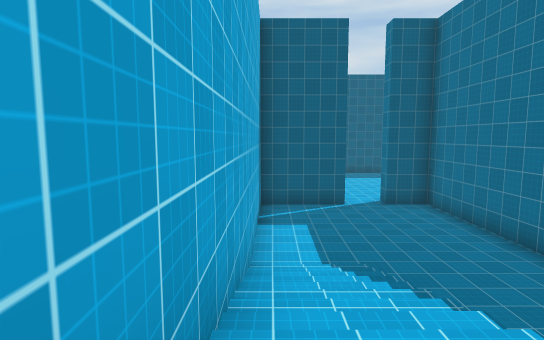
[1] (above)

20 first-person views from a walk through a Unity game level. The camera is 1.4 m above the floor, tilts 6° down and sees 80° across. The floor is counted in squares, 2 m on a side. Each view is taken from the middle of a square. On the plan, view 1 faces up. The plan holds only what a view shows up to about 10 squares ahead; the rest is blank. The place goes on beyond the plan. The player is left out. Surface patterns are stand-ins for the level's own textures.

[2]
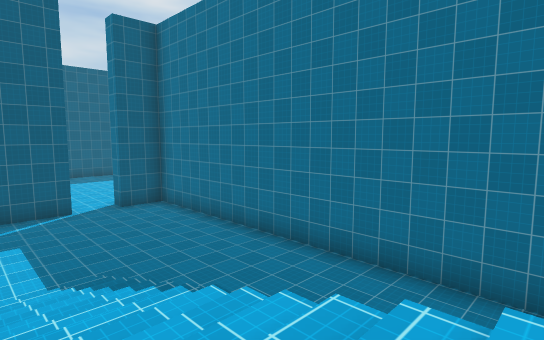

[3]
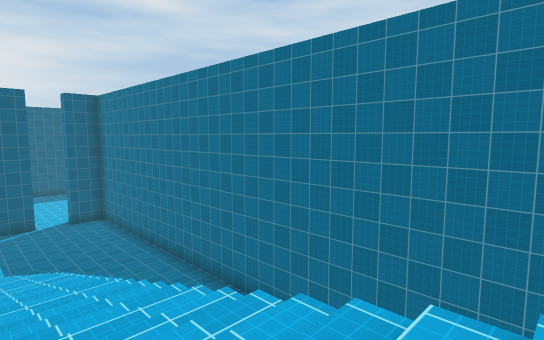

[4]
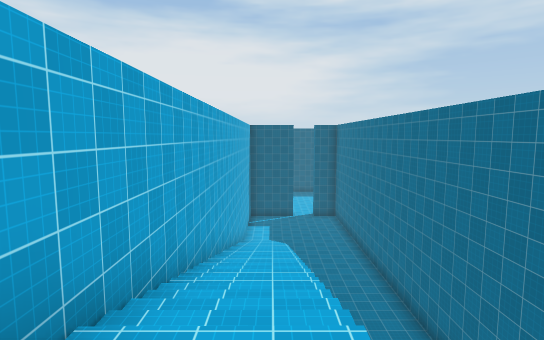

[5]
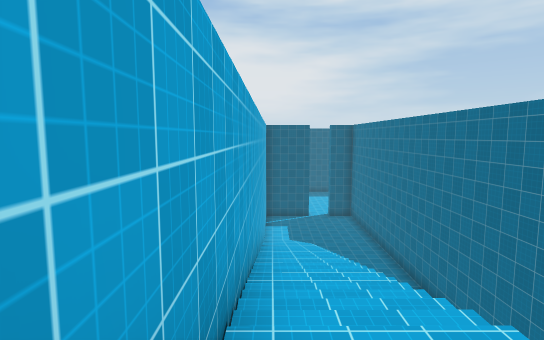

[6]
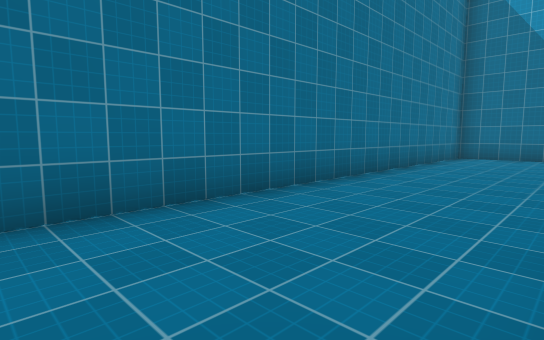

[7]
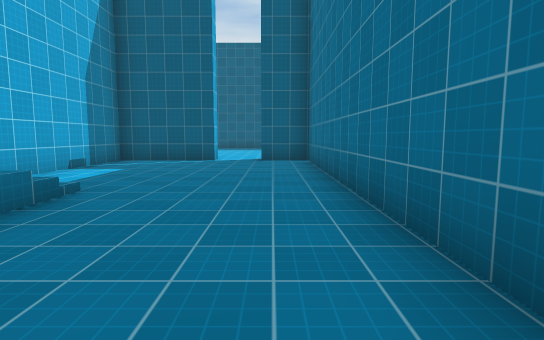

[8]
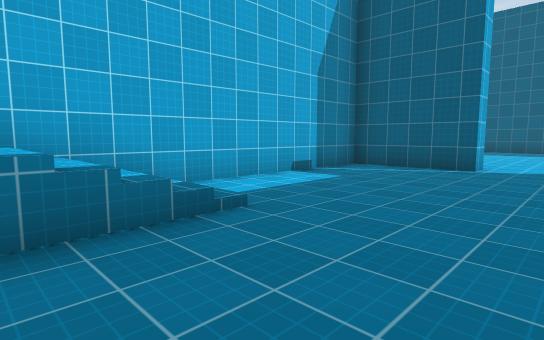

[9]
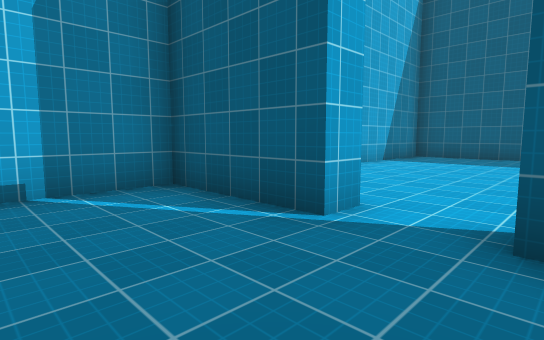

[10]
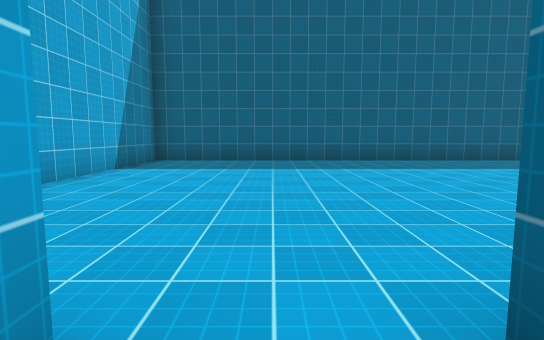

[11]
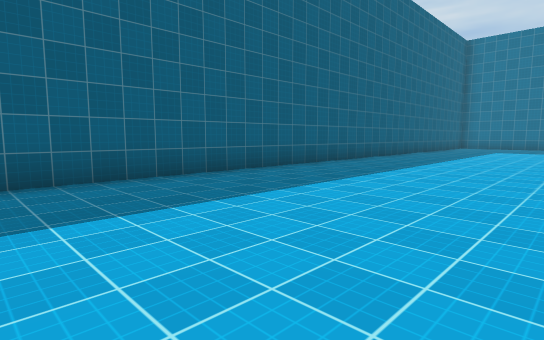

[12]
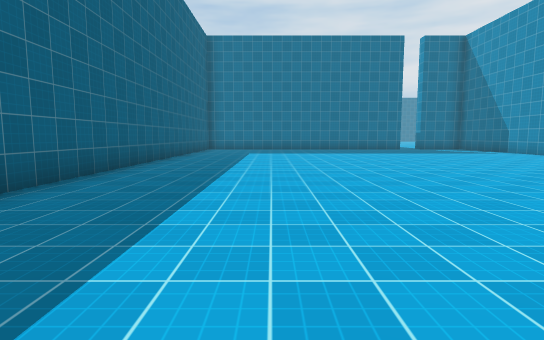

[13]
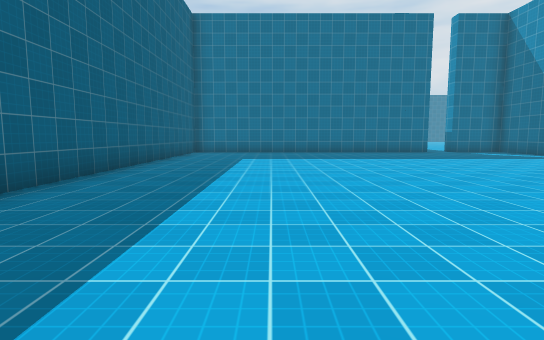

[14]
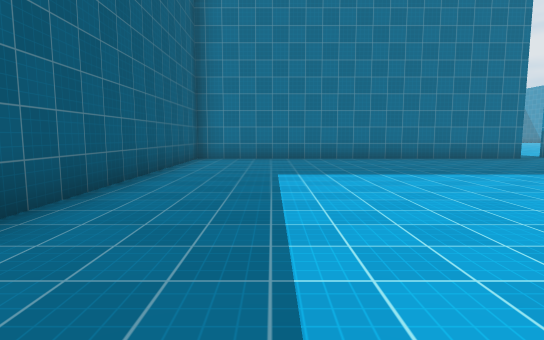

[15]
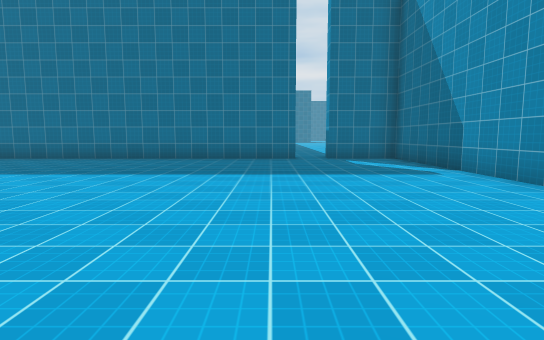

[16]
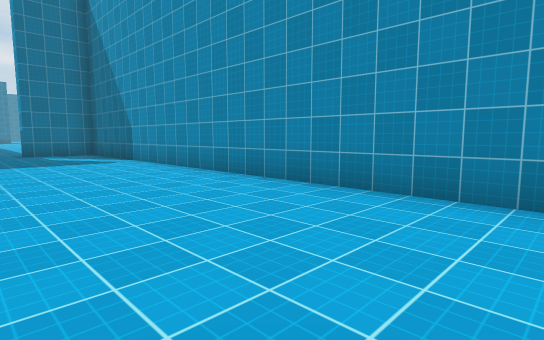

[17]
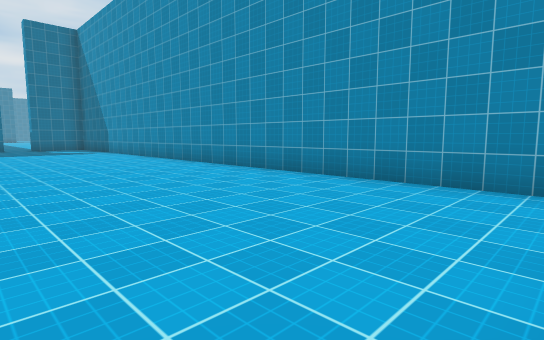

[18]
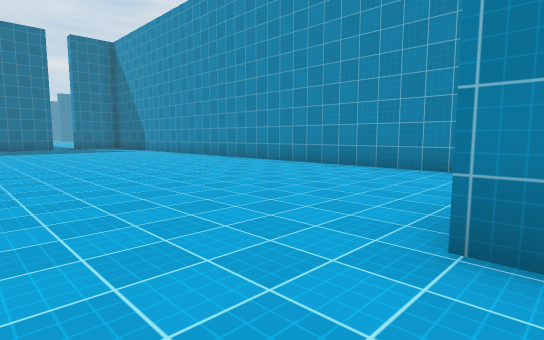

[19]
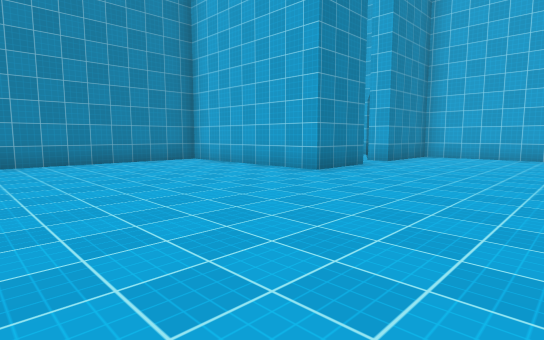

[20]
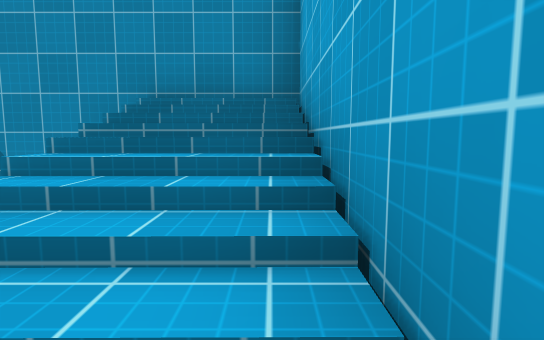

### Floor plan
Key: @ floor where view 1 was taken; # wall or solid block; . main floor; : floor 8.75 m higher than the main floor; / step, stairs or slope.
Columns run from 1 left of view 1 to 24 right of it. Each row starts with its distance up from view 1.
 20 ##########################
 19 #........................#
 18 #........................#
 17 #........................#
 16 #........................#
 15 #........................#
 14 #........................#
 13 #........................#
 12 #........................#
 11 ####.##..................#
 10 #.....#..................#
  9 #.....#...................
  8 #.....#..................#
  7 #.....#..................#
  6 #.....####################
  5 #//...#
  4 #//...#
  3 #//...#
  2 #//...#
  1 #//...#
  0 #@/...#
 -1 #//...#
 -2 #//...#
 -3 #//...#
 -4 #//...#
 -5 #//...#
 -6 #//...#
 -7 #//...#
 -8 #//...#
 -9 #// ..#
-10 #:/ ..#
-11  ######

Positions as (right, up) in squares from view 1, and headings:
1: (0, 0), facing up
2: (0, 0), facing up-right
3: (0, -6), facing up-right
4: (1, -10), facing up
5: (0, -10), facing up
6: (2, 1), facing down-right
7: (4, 1), facing up
8: (4, 3), facing up-left
9: (4, 8), facing up-left
10: (3, 10), facing up
11: (4, 14), facing up-right
12: (7, 16), facing right
13: (10, 16), facing right
14: (14, 17), facing right
15: (14, 10), facing right
16: (11, 10), facing down-right
17: (6, 11), facing down-right
18: (5, 13), facing down-right
19: (11, 15), facing down-left
20: (0, -6), facing down
